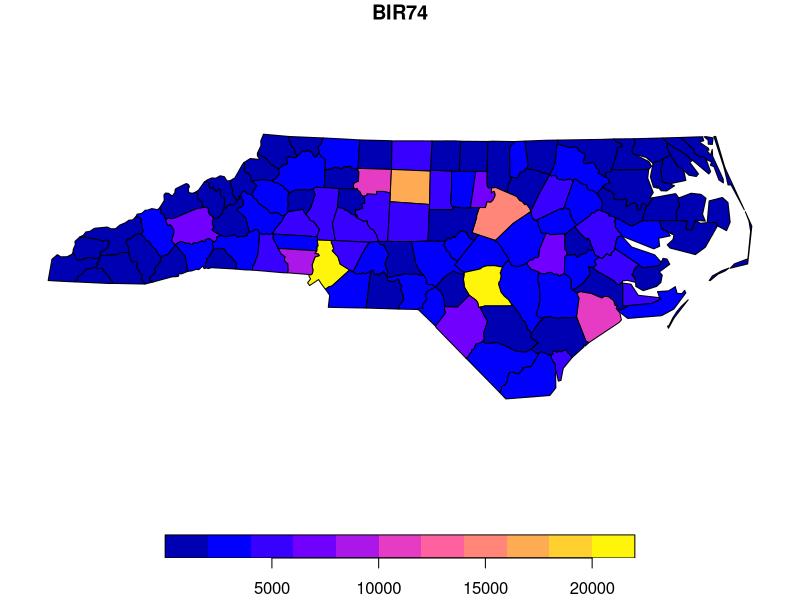

Write R code to recreate this figure.
## ---- chunk 1
knitr::opts_chunk$set(echo = TRUE)
## ---- chunk 2
library(tidyverse)
library(sf)
nc = system.file("gpkg/nc.gpkg", package = "sf") |>
    read_sf()
nc.32119 <- st_transform(nc, 'EPSG:32119')
nc.32119 |>
    select(BIR74) |>
    plot()
## ---- chunk 3
a = 3
a <- 3
## ---- chunk 4
a = 3L
typeof(a)
a = 3.0
typeof(a)
a = 3
typeof(a)
(a = 1:3)
typeof(a)
## ---- chunk 5
a = 2
attr(a, "foo") = "bar"
a
## ---- chunk 6
(a = structure(2, foo = "bar"))
attributes(a) # list all
attr(a, "foo")
attr(a, "bar")
## ---- chunk 7
a = 1:3
names(a) = c("a", "b", "c")
a
c(a = 1, b = 2, c = 3)
## ---- chunk 8

## ---- chunk 9
a = c("a", "a", "b", "c", "a", "a")
a
b = factor(a)
## ---- chunk 10
a = 1:3
a + 1
## ---- chunk 11
a = 1:4
a + 1:2
## ---- chunk 12
ls()
## ---- chunk 13
3 + 4
## ---- chunk 14
`+`(3, 4)
## ---- chunk 15
`+`  = `-`
3 + 4
## ---- chunk 16
rm(`+`)
## ---- chunk 17
library(sf)
## ---- chunk 18
s = st_sf(a = 1:3, b = c("a", "x", "y"), 
      geom = st_sfc(st_point(c(1,2)), st_point(c(3,2)), st_point(c(4,0))),
      crs = 'EPSG:4326')
s
attributes(s)
